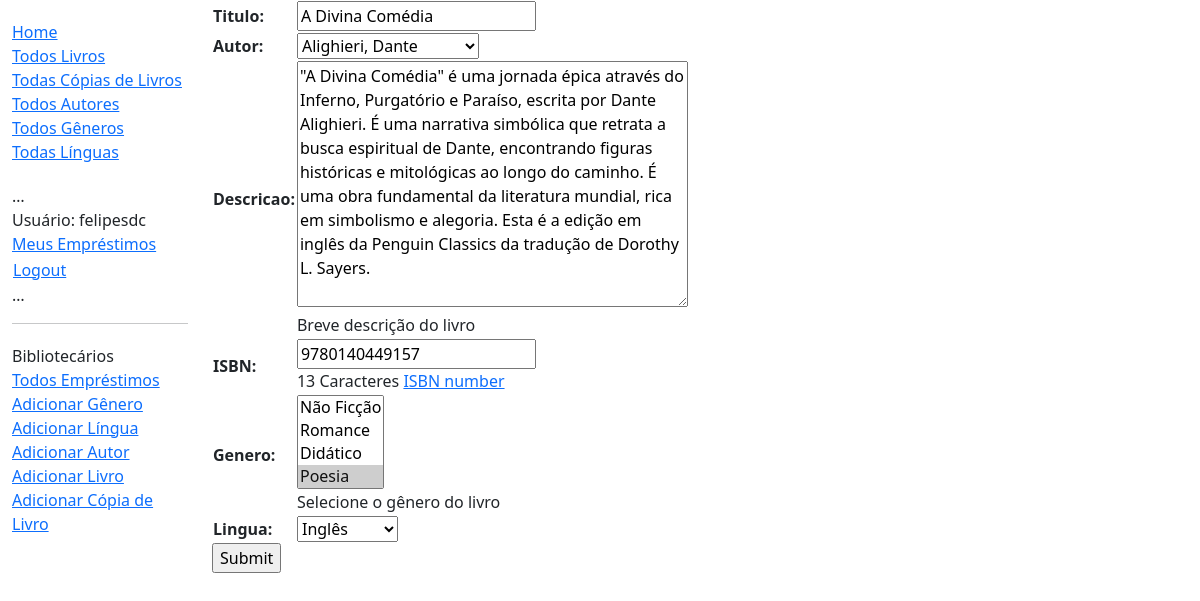
Screenshot of /acervo/livro/1/alterar/ (signed in) with the database file from the repository.
### acervo/models.py (models this page shows, shortened)
class Livro(models.Model):
    titulo = models.CharField(max_length=200)
    autor = models.ForeignKey('Autor', on_delete=models.RESTRICT, null=True)
    descricao = models.TextField(
        max_length=1000, help_text="Breve descrição do livro")
    isbn = models.CharField('ISBN', max_length=13,
                            unique=True,
                            help_text='13 Caracteres <a href="https://www.isbn-international.org/content/what-isbn'
                                      '">ISBN number</a>')
    genero = models.ManyToManyField(
        Genero, help_text="Selecione o gênero do livro")
    lingua = models.ForeignKey(
        'Lingua', on_delete=models.SET_NULL, null=True)
    class Meta:
        ordering = ['titulo', 'autor']
    def mostra_genero(self):
        """Representação String para o gênero do livro."""
        return ', '.join([self.genero.nome for genre in self.genero.all()[:3]])
    mostra_genero.short_description = 'Genero'

### acervo/views.py (the view)
# urls.py: path('livro/<int:pk>/alterar/', views.AlterarLivro.as_view(), name='alterar-livro'),
class AlterarLivro(PermissionRequiredMixin, UpdateView):
    model = Livro
    fields = ['titulo', 'autor', 'descricao', 'isbn', 'genero', 'lingua']
    permission_required = 'acervo.change_livro'

### acervo/models.py (called while the page is built)
    def __str__(self):
        return self.nome

    def __str__(self):
        return self.nome

    def __str__(self):
        return f'{self.sobrenome}, {self.primeiro_nome}'

### acervo/templates/acervo/livro_form.html (shortened to what this page needs)
{% extends "base_generic.html" %}
{% block content %}
<form action="" method="post">
    <table>
    {{ form.as_table }}
    </table>
    <input type="submit" value="Submit">
</form>
{% endblock %}

### acervo/templates/base_generic.html (shortened to what this page needs)
<!DOCTYPE html>
<html lang="en">
  <head>
    <link href="https://cdn.jsdelivr.net/npm/bootstrap@5.3.3/dist/css/bootstrap.min.css"
      rel="stylesheet"
>
    {% load static %}
    <link rel="stylesheet" href="{% static 'css/styles.css' %}" />
  </head>
  <body>
    <div class="container-fluid">
      <div class="row">
        <div class="col-sm-2">
          {% block sidebar %}
            <ul class="sidebar-nav">
              <li><a href="{% url 'index' %}">Home</a></li>
              <li><a href="{% url 'livros' %}">Todos Livros</a></li>
              <li><a href="{% url 'copias' %}">Todas Cópias de Livros</a></li>
              <li><a href="{% url 'autores' %}">Todos Autores</a></li>
              <li><a href="{% url 'generos' %}">Todos Gêneros</a></li>
              <li><a href="{% url 'linguas' %}">Todas Línguas</a></li>
            </ul>
            <ul class="sidebar-nav">
            …
           {% if user.is_authenticated %}
             <li>Usuário: {{ user.get_username }}</li>
              <li><a href="{% url 'meus-emprestimos' %}">Meus Empréstimos</a></li>
             <li>
               <form id="logout-form" method="post" action="{% url 'admin:logout' %}">
                 <button type="submit" class="btn btn-link">Logout</button>
               </form>
             </li>
           {% else %}
             <li><a href="{% url 'login' %}?next={{ request.path }}">Login</a></li>
           {% endif %}
            …
          </ul>
          {% if user.is_staff %}
         <hr>
         <ul class="sidebar-nav">
         <li>Bibliotecários</li>
         <li><a href="{% url 'todos-emprestimos' %}">Todos Empréstimos</a></li>
         {% if perms.acervo.add_genero %}
           <li><a href="{% url 'adicionar-genero' %}">Adicionar Gênero</a></li>
         {% endif %}
         {% if perms.acervo.add_lingua %}
           <li><a href="{% url 'adicionar-lingua' %}">Adicionar Língua</a></li>
         {% endif %}
         {% if perms.acervo.add_autor %}
           <li><a href="{% url 'adicionar-autor' %}">Adicionar Autor</a></li>
         {% endif %}
         {% if perms.acervo.add_livro %}
           <li><a href="{% url 'adicionar-livro' %}">Adicionar Livro</a></li>
         {% endif %}
         {% if perms.acervo.add_livrocopia %}
           <li><a href="{% url 'adicionar-copia' %}">Adicionar Cópia de Livro</a></li>
         {% endif %}
         </ul>
         {% endif %}
          {% endblock %}
        </div>
        <div class="col-sm-10 ">{% block content %}{% endblock %}</div>
      </div>
    </div>
  </body>
</html>

### acervo/static/css/styles.css (style rules this page uses)
.sidebar-nav { margin-top: 20px; padding: 0; list-style: none; }
#logout-form { display: inline; }
#logout-form button { padding: 0; margin: 0; }

### rows the page displays
Livro: titulo "A Divina Comédia", autor "Alighieri, Dante", descricao "\"A Divina Comédia\" é uma jornada épica através do Inferno, Purgatório e Paraíso, escrita por Dante Alighieri. É uma narrativa simbólica que retrata a busca espiritual de Dante, encontrando figuras históricas e mitológicas ao longo do caminho. É uma obra fundamental da literatura mundial, rica em simbolismo e alegoria. Esta é a edição em inglês da Penguin Classics da tradução de Dorothy L. Sayers.", isbn "9780140449157", lingua "Inglês"

### other values shown
{{ user.get_username }} "felipesdc"
